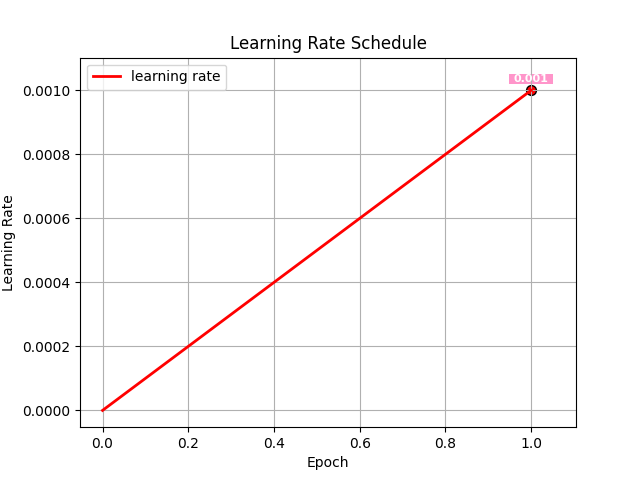
#> input picture saved_weights/20250702-090205/summary/learning_rate.png, 640 x 480 px
$ python -i imagenet_norm.py   (imports and definitions only)
#> lines starting #> are read from the running program, lines starting #| are printed output that depends on the picture
#> further down, picture is the input picture: shape (480, 640, 3); mean B, G, R 248.2, 248.2, 249.6
import cv2
import numpy as np


class ImageNetNorm:
    def __init__(self, hue=.1, sat=0.7, val=0.4, color_space='RGB'):
        self.hue         = hue
        self.sat         = sat
        self.val         = val
        self.color_space = color_space

    def __call__(self, image):
        image         = np.array(image, np.uint8)
        if self.color_space.lower() == "bgr":
            image = cv2.cvtColor(image, cv2.COLOR_BGR2RGB)
            image = cv2.cvtColor(image, cv2.COLOR_RGB2HSV)
        elif self.color_space.lower() == "rgb":
            image = cv2.cvtColor(image, cv2.COLOR_RGB2HSV)
#> image: shape (480, 640, 3); mean H, S, V 1.1, 1.5, 249.6
        r             = np.random.uniform(-1, 1, 3) * [self.hue, self.sat, self.val] + 1
        hue, sat, val = cv2.split(image)
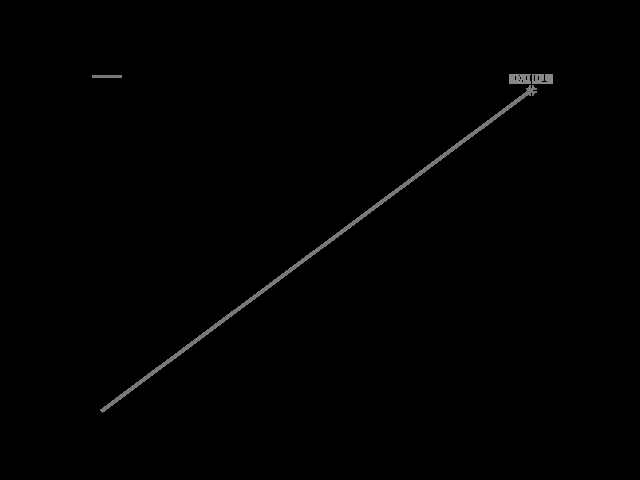
#> hue: shape (480, 640); min 0, max 135, mean 1.1
        dtype         = image.dtype
        x             = np.arange(0, 256, dtype=r.dtype)
        lut_hue       = ((x * r[0]) % 180).astype(dtype)
        lut_sat = np.clip(x * r[1], 0, 255).astype(dtype)
#> lut_sat = 256 values from 0 to 255
        lut_val = np.clip(x * r[2], 0, 255).astype(dtype)
#> lut_val = 256 values from 0 to 255
        image   = cv2.merge((cv2.LUT(hue, lut_hue), cv2.LUT(sat, lut_sat), cv2.LUT(val, lut_val)))
#> image: shape (480, 640, 3); mean H, S, V 1.1, 1.6, 250.3
        if self.color_space.lower() == "bgr":
            image = cv2.cvtColor(image, cv2.COLOR_HSV2RGB)
            image = cv2.cvtColor(image, cv2.COLOR_RGB2BGR)
        elif self.color_space.lower() == "rgb":
            image = cv2.cvtColor(image, cv2.COLOR_HSV2RGB)
        return image

>>> import cv2
>>> picture = cv2.imread('../../saved_weights/20250702-090205/summary/learning_rate.png')
>>> result = ImageNetNorm()(picture)
